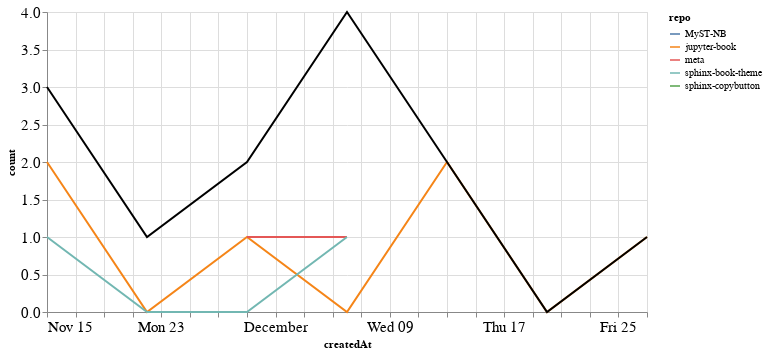

The notebook cell this image was saved under:
### Markdown cell above
### PRs

### Code cell
prs_time = prs.groupby('repo').resample('W', on='createdAt').count()['author'].reset_index()
prs_time = prs_time.rename(columns={'author': 'count'})
prs_time_total = prs_time.groupby('createdAt').agg({"count": "sum"}).reset_index()

ch1 = alt.Chart(prs_time, width=600).mark_line().encode(
    x='createdAt',
    y='count',
    color='repo',
    tooltip="repo"
)

ch2 = alt.Chart(prs_time_total, width=600).mark_line(color="black").encode(
    x='createdAt',
    y='count',
)

ch1 + ch2

### Figure 1 — Vega-Lite specification as saved in the notebook (floating-point values rounded to 4 significant figures)
{"config": {"axisLeft": {"labelFontSize": 15}, "axisBottom": {"labelFontSize": 15}}, "layer": [{"data": {"name": "data-d9cc436fd2dd176c12b4b08b07c9cef6"}, "mark": "line", "encoding": {"color": {"type": "nominal", "field": "repo"}, "tooltip": {"type": "nominal", "field": "repo"}, "x": {"type": "temporal", "field": "createdAt"}, "y": {"type": "quantitative", "field": "count"}}, "width": 600}, {"data": {"name": "data-e5a4e7a3e9db5cfef75742648d103ef9"}, "mark": {"type": "line", "color": "black"}, "encoding": {"x": {"type": "temporal", "field": "createdAt"}, "y": {"type": "quantitative", "field": "count"}}, "width": 600}], "$schema": "https://vega.github.io/schema/vega-lite/v4.8.1.json", "datasets": {"data-d9cc436fd2dd176c12b4b08b07c9cef6": [{"repo": "MyST-NB", "createdAt": "2020-11-22T00:00:00", "count": 1}, {"repo": "jupyter-book", "createdAt": "2020-11-15T00:00:00", "count": 2}, {"repo": "jupyter-book", "createdAt": "2020-11-22T00:00:00", "count": 0}, {"repo": "jupyter-book", "createdAt": "2020-11-29T00:00:00", "count": 1}, {"repo": "jupyter-book", "createdAt": "2020-12-06T00:00:00", "count": 0}, {"repo": "jupyter-book", "createdAt": "2020-12-13T00:00:00", "count": 2}, {"repo": "jupyter-book", "createdAt": "2020-12-20T00:00:00", "count": 0}, {"repo": "jupyter-book", "createdAt": "2020-12-27T00:00:00", "count": 1}, {"repo": "meta", "createdAt": "2020-11-29T00:00:00", "count": 1}, {"repo": "meta", "createdAt": "2020-12-06T00:00:00", "count": 1}, {"repo": "sphinx-book-theme", "createdAt": "2020-11-15T00:00:00", "count": 1}, {"repo": "sphinx-book-theme", "createdAt": "2020-11-22T00:00:00", "count": 0}, {"repo": "sphinx-book-theme", "createdAt": "2020-11-29T00:00:00", "count": 0}, {"repo": "sphinx-book-theme", "createdAt": "2020-12-06T00:00:00", "count": 1}, {"repo": "sphinx-copybutton", "createdAt": "2020-12-06T00:00:00", "count": 2}], "data-e5a4e7a3e9db5cfef75742648d103ef9": [{"createdAt": "2020-11-15T00:00:00", "count": 3}, {"createdAt": "2020-11-22T00:00:00", "count": 1}, {"createdAt": "2020-11-29T00:00:00", "count": 2}, {"createdAt": "2020-12-06T00:00:00", "count": 4}, {"createdAt": "2020-12-13T00:00:00", "count": 2}, {"createdAt": "2020-12-20T00:00:00", "count": 0}, {"createdAt": "2020-12-27T00:00:00", "count": 1}]}}
